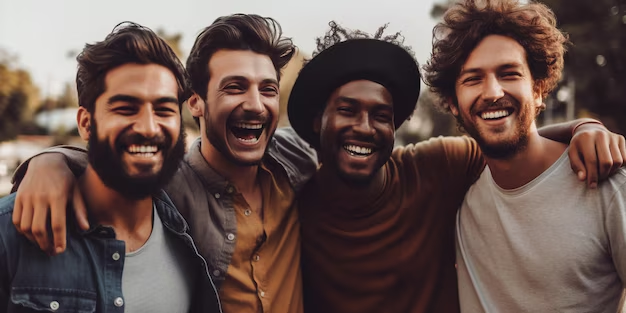
#> input picture photos/group_1.png, 626 x 313 px, found by its file name
$ python face_detect.py
#> lines starting #> are read from the running program, lines starting #| are printed output that depends on the picture; after the words box and inside, x2 and y2 are one past the last pixel; in counts of white or black regions, pixels touching at a corner belong together
import cv2 as cv

# face Detection / r ecognition
# face detection merely detects the presence of a face in an image, face recognition can identify the face

# face detection is performed using classifiers
# a classifier is an algorithm that decides whether a given image is positive or negative (whether a face is present or not present)
# a classifier needs to be trained on several thousand images with and without faces
# open cv comes with alot of pretrained classifiers that we can use
# 2 main classifiers in use today: haar cascades and more advanced classifiers called local binary patterns(these are more advanced than haar cascades, and not as prone to noise in an image)

# See more haar cascades: https://github.com/opencv/opencv/tree/master/data/haarcascades

# we are using a haar cascade
# face detection does not involve skin tone or colors that are present in an image.
# haar cascades look at an object in an image and using the edges tries to
# determine whether its a face or not, so you can use grayscale images
# for videos, you would detect on each individual frame of the video

img = cv.imread('photos/group_1.png')
#> img is the input picture: shape (313, 626, 3); mean B, G, R 77.8, 83.1, 103.8
# cv.imshow('Original Image', img)

gray=cv.cvtColor(img, cv.COLOR_BGR2GRAY)
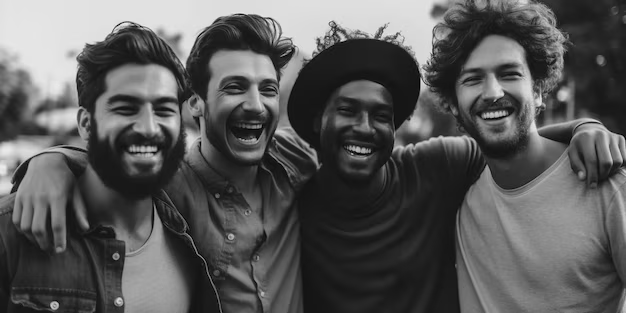
#> gray: shape (313, 626); min 0, max 236, mean 88.7
# cv.imshow('Gray Person', gray)

# read in the haar xml file by createing a haar cascade variable
haar_cascade = cv.CascadeClassifier('haar_cascade/haar_frontalface.xml')

# detect the face
# detectMultiScale is an instance of CascadeClassifier class
# it will take in the image and use variables scaleFactor and minNeighbors to detect a face
# and return the rectangular coordinates of that face as a list to the variable faces_rect
faces_rect = haar_cascade.detectMultiScale(gray, scaleFactor=1.1, minNeighbors=3)       # <pass in img you want to detect>,
#> faces_rect = [[320, 80, 85, 85], [444, 38, 98, 98], [202, 50, 99, 99], [88, 65, 111, 111]]
                                                                                        # <scaleFactor= (for now lets use 1.1)>,
                                                                                        # <minNeighbors= (this parameter specifies the number of neighbors a rectangle should have to be called a face, for now use 3)>
                                                                                        # minimizing minNeighbors can provide you a more robust result, more detection but it also makes the haar cascades more prone to noise
# cv: module
# CascadeClassifier: class
# detectMultiScale: instance of CascadeClassifier class

# prints how many faces it found in the image
print(f'Number of faces found = {len(faces_rect)}')
#| Number of faces found = 4

# since faces_rect has the rectangular coordinates for the faces that are present in the image
# we can loop over this list and grab the coordinates of those images and draw
# a rectangle over the detected faces
for (x, y, w, h) in faces_rect:
    cv.rectangle(img, (x,y), (x+w, y+h), (0,255,0), thickness=2)         # draw rectangle over the original image. draw rect futakes in <img>, <point 1>, <point 2>, <color>, <thickness>
#> this loop made 4 passes
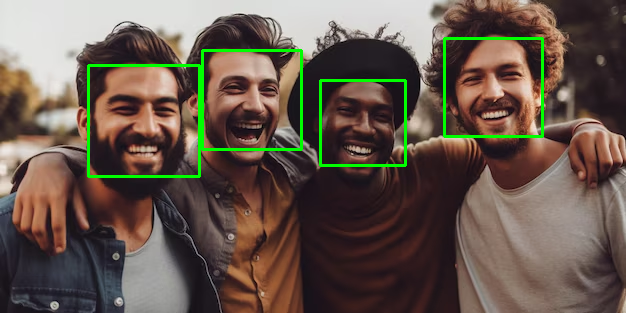
#> img: shape (313, 626, 3); 2.4% of pixels changed, all inside (x1, y1, x2, y2) = (87, 37, 544, 178)

cv.imshow('Detected Faces', img)


cv.waitKey(0)


# we found that it often detested an incorrect number of faces
# this is because haar cascades are really sensitive to noise in an image
# we can try to minimize sensitivity to noise by modifying scaleFactor and minNeighbors
# minimizing minNeighbors can give you more face detection, a more robust result but it also makes opencv haar cascades more prone to noise, so it might be more likely to detect something thats not a face as a face
# haar cascades are popular and easy to use but are not the most effective in detecting faces
# delibs face recognizer is more effective and less sensitive to noise

$ run again, with photos/group_2.png copied over photos/group_1.png
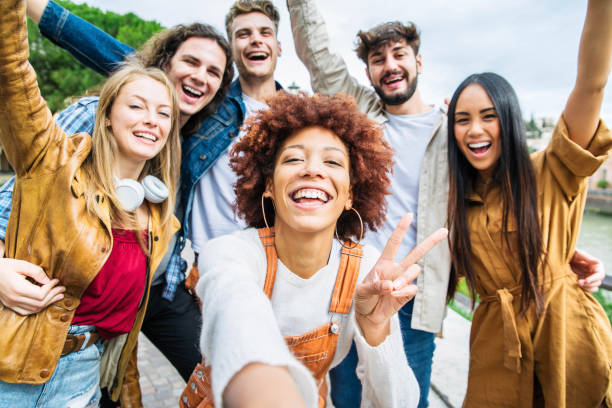
#> input picture photos/group_2.png, 612 x 408 px, found by its file name
#> img is the input picture: shape (408, 612, 3); mean B, G, R 127.8, 144.4, 165
#> `gray=cv.cvtColor(img, cv.COLOR_BGR2GRAY)`:
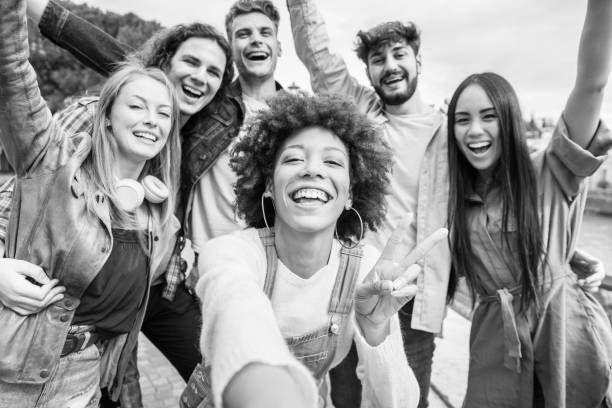
#> gray: shape (408, 612); min 0, max 255, mean 148.7
#> faces_rect = [[376, 214, 39, 39], [227, 9, 60, 60], [443, 92, 67, 67], [359, 32, 64, 64], [166, 39, 69, 69], [110, 79, 73, 73], [264, 123, 99, 99], [437, 235, 130, 130]]
#| Number of faces found = 8
#> the loop `for (x, y, w, h) in faces_rect:` made 8 passes
#> after the loop `for (x, y, w, h) in faces_rect:`:
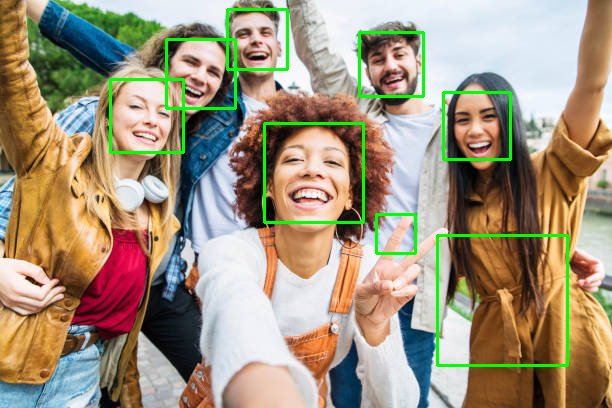
#> img: shape (408, 612, 3); 2.86% of pixels changed, all inside (x1, y1, x2, y2) = (109, 8, 569, 367)

$ run again, with photos/firstcat.png copied over photos/group_1.png
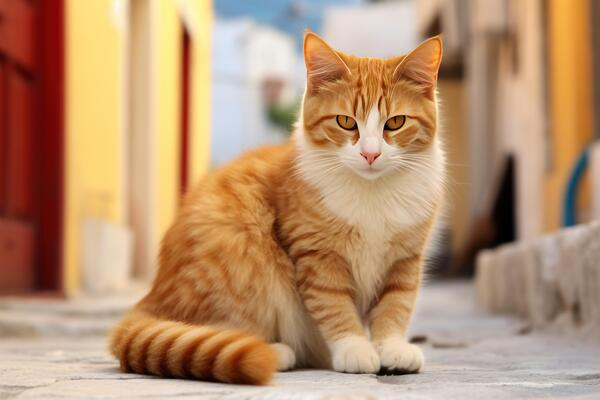
#> input picture photos/firstcat.png, 600 x 400 px, found by its file name
#> img is the input picture: shape (400, 600, 3); mean B, G, R 112, 145.3, 183.5
#> `gray=cv.cvtColor(img, cv.COLOR_BGR2GRAY)`:
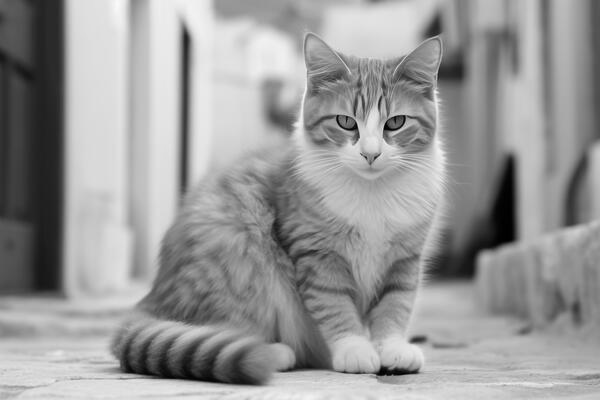
#> gray: shape (400, 600); min 0, max 250, mean 153
#> faces_rect = [[186, 224, 89, 89]]
#| Number of faces found = 1
#> the loop `for (x, y, w, h) in faces_rect:` made 1 pass
#> after the loop `for (x, y, w, h) in faces_rect:`:
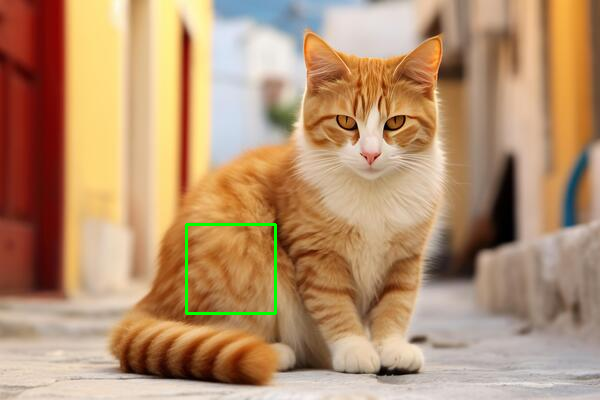
#> img: shape (400, 600, 3); 0.44% of pixels changed, all inside (x1, y1, x2, y2) = (185, 223, 277, 315)
